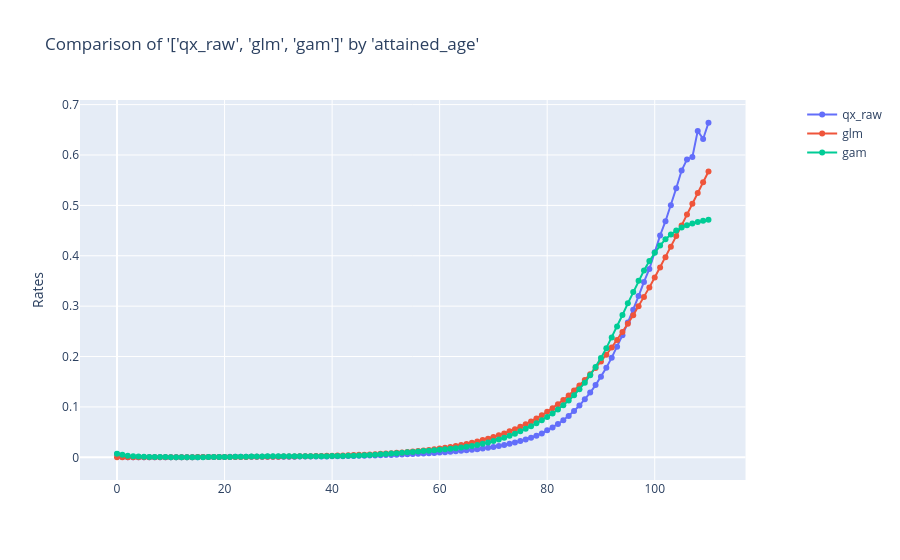

Here is the notebook cell this chart was saved with:
### Code cell
charters.compare_rates(
    df=hmd_usa_df[hmd_usa_df['observation_year']>=2000],
    x_axis="attained_age",
    rates=["qx_raw", "glm", "gam"],
    display=True,
)
